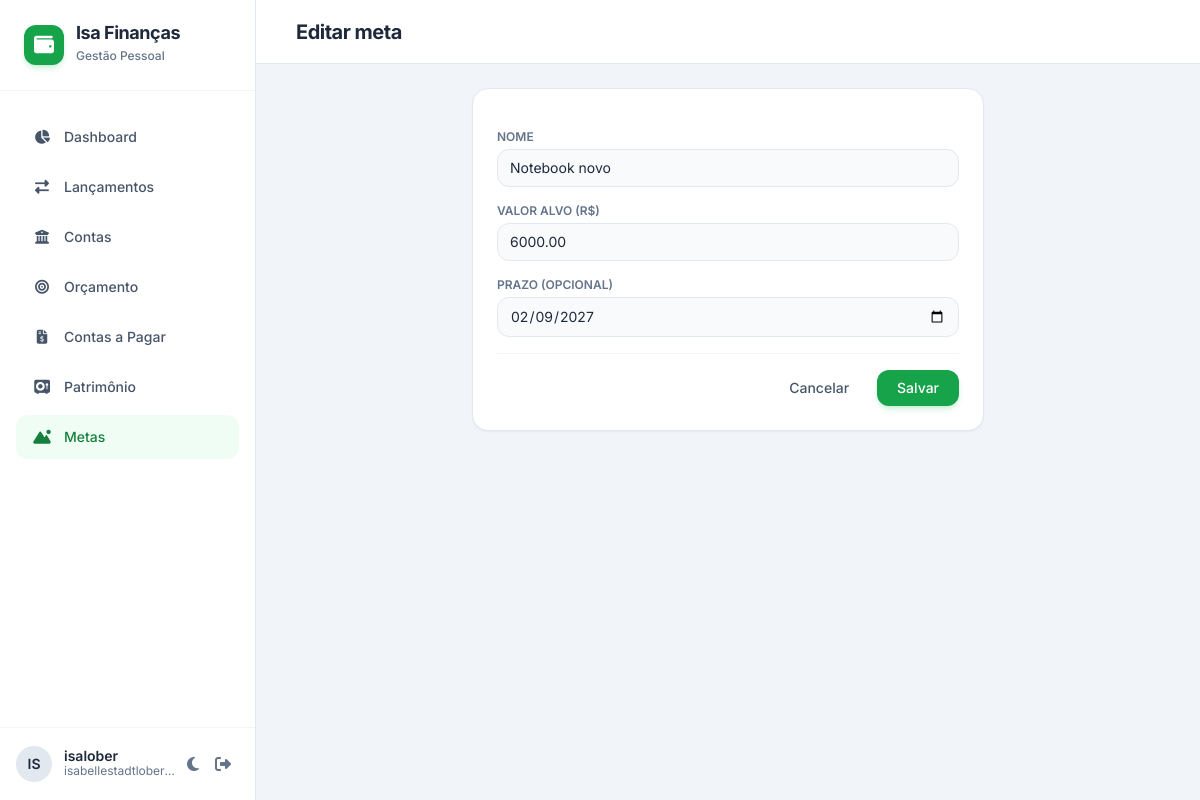
/metas/2/editar/ (signed in), run on the app's committed database.
### apps/metas/models.py (models this page shows, shortened)
class Meta(models.Model):
    nome = models.CharField(max_length=100)
    valor_alvo = models.DecimalField(max_digits=14, decimal_places=2)
    prazo = models.DateField(null=True, blank=True)
    class Meta:
        ordering = ["prazo", "nome"]

### apps/metas/views.py (the view)
# urls.py: path("<int:pk>/editar/", views.editar, name="editar"),
@login_required
def editar(request, pk):
    meta = get_object_or_404(Meta, pk=pk)
    form = MetaForm(request.POST or None, instance=meta)
    if request.method == "POST" and form.is_valid():
        form.save()
        messages.success(request, "Meta atualizada.")
        return redirect("metas:detalhe", pk=meta.pk)
    return render(request, "metas/form.html", {
        "form": form, "titulo": "Editar meta", "voltar": reverse("metas:detalhe", args=[meta.pk])})

### apps/metas/forms.py (shortened to what this page needs)
class MetaForm(forms.ModelForm):
    class Meta:
        model = Meta
        fields = ["nome", "valor_alvo", "prazo"]
        widgets = {"prazo": _widget_data()}
        labels = {"valor_alvo": "Valor alvo (R$)", "prazo": "Prazo (opcional)"}
    def __init__(self, *args, **kwargs):
        super().__init__(*args, **kwargs)
        self.fields["prazo"].input_formats = FORMATOS_DATA
        self.fields["valor_alvo"].widget.attrs["placeholder"] = "0,00"
        estilizar(self)

### apps/lancamentos/forms.py (called while the page is built)
def estilizar(form):
    for campo in form.fields.values():
        campo.widget.attrs["class"] = CLASSE_CAMPO

### templates/metas/form.html (shortened to what this page needs)
{% extends "base.html" %}
{% block h1 %}{{ titulo }}{% endblock %}
{% block content %}
<form method="post" class="max-w-lg mx-auto bg-white dark:bg-slate-800 rounded-2xl border border-slate-200 dark:border-slate-700 shadow-sm p-6 space-y-4">
  {% for campo in form %}
    {% include "partials/campo.html" with campo=campo %}
  {% endfor %}
  <div class="flex justify-end space-x-3 pt-4 border-t border-slate-100 dark:border-slate-700/50">
    <a href="{{ voltar }}" class="px-4 py-2 rounded-xl text-sm font-medium text-slate-600 dark:text-slate-400 hover:bg-slate-100 dark:hover:bg-slate-700 transition-colors">Cancelar</a>
    <button type="submit" class="px-5 py-2 rounded-xl text-sm font-medium bg-brand-600 hover:bg-brand-700 text-white shadow-md shadow-brand-500/20 transition-colors">Salvar</button>
  </div>
</form>
{% endblock %}

### templates/base.html (shortened to what this page needs)
<!DOCTYPE html>
<html lang="pt-BR" class="h-full">
<head>
  {% include "partials/head.html" %}
</head>
<body class="h-full bg-slate-100 dark:bg-slate-900 text-slate-800 dark:text-slate-100 transition-colors duration-200 flex flex-col overflow-hidden">
<div class="flex h-full w-full overflow-hidden">
  <aside id="sidebar" class="w-64 bg-white dark:bg-slate-800 border-r border-slate-200 dark:border-slate-700 flex flex-col z-20 transition-transform duration-300 -translate-x-full md:translate-x-0 absolute md:relative h-full">
    <div class="p-6 border-b border-slate-100 dark:border-slate-700/50 flex items-center justify-between">
      <div class="flex items-center space-x-3">
        <div class="w-10 h-10 rounded-xl bg-brand-600 text-white flex items-center justify-center font-bold text-xl shadow-md shadow-brand-500/20">
          <i class="fa-solid fa-wallet"></i>
        </div>
        <div>
          <h1 class="font-bold text-lg tracking-tight leading-none">Isa Finanças</h1>
          <span class="text-xs text-slate-500 dark:text-slate-400 font-medium">Gestão Pessoal</span>
        </div>
      </div>
    </div>
    <nav class="flex-1 px-4 py-6 space-y-1.5 overflow-y-auto custom-scrollbar">
      <a href="{% url 'dashboard' %}"
         class="flex items-center space-x-3 px-4 py-3 rounded-xl text-sm font-medium transition-colors {% if request.resolver_match.url_name == 'dashboard' %}bg-brand-50 text-brand-700 dark:bg-brand-950/40 dark:text-brand-400{% else %}text-slate-600 dark:text-slate-400 hover:bg-slate-50 dark:hover:bg-slate-700/50{% endif %}">
        <i class="fa-solid fa-chart-pie w-5 text-center"></i><span>Dashboard</span>
      </a>
      <a href="{% url 'lancamentos:lista' %}"
         class="flex items-center space-x-3 px-4 py-3 rounded-xl text-sm font-medium transition-colors {% if request.resolver_match.app_name == 'lancamentos' %}bg-brand-50 text-brand-700 dark:bg-brand-950/40 dark:text-brand-400{% else %}text-slate-600 dark:text-slate-400 hover:bg-slate-50 dark:hover:bg-slate-700/50{% endif %}">
        <i class="fa-solid fa-right-left w-5 text-center"></i><span>Lançamentos</span>
      </a>
      <a href="{% url 'contas:lista' %}"
         class="flex items-center space-x-3 px-4 py-3 rounded-xl text-sm font-medium transition-colors {% if request.resolver_match.app_name == 'contas' %}bg-brand-50 text-brand-700 dark:bg-brand-950/40 dark:text-brand-400{% else %}text-slate-600 dark:text-slate-400 hover:bg-slate-50 dark:hover:bg-slate-700/50{% endif %}">
        <i class="fa-solid fa-building-columns w-5 text-center"></i><span>Contas</span>
      </a>
      <a href="{% url 'orcamento:lista' %}"
         class="flex items-center space-x-3 px-4 py-3 rounded-xl text-sm font-medium transition-colors {% if request.resolver_match.app_name == 'orcamento' %}bg-brand-50 text-brand-700 dark:bg-brand-950/40 dark:text-brand-400{% else %}text-slate-600 dark:text-slate-400 hover:bg-slate-50 dark:hover:bg-slate-700/50{% endif %}">
        <i class="fa-solid fa-bullseye w-5 text-center"></i><span>Orçamento</span>
      </a>
      <a href="{% url 'pagar:lista' %}"
         class="flex items-center space-x-3 px-4 py-3 rounded-xl text-sm font-medium transition-colors {% if request.resolver_match.app_name == 'pagar' %}bg-brand-50 text-brand-700 dark:bg-brand-950/40 dark:text-brand-400{% else %}text-slate-600 dark:text-slate-400 hover:bg-slate-50 dark:hover:bg-slate-700/50{% endif %}">
        <i class="fa-solid fa-file-invoice-dollar w-5 text-center"></i><span>Contas a Pagar</span>
      </a>
      <a href="{% url 'patrimonio:index' %}"
         class="flex items-center space-x-3 px-4 py-3 rounded-xl text-sm font-medium transition-colors {% if request.resolver_match.app_name == 'patrimonio' %}bg-brand-50 text-brand-700 dark:bg-brand-950/40 dark:text-brand-400{% else %}text-slate-600 dark:text-slate-400 hover:bg-slate-50 dark:hover:bg-slate-700/50{% endif %}">
        <i class="fa-solid fa-vault w-5 text-center"></i><span>Patrimônio</span>
      </a>
      <a href="{% url 'metas:lista' %}"
         class="flex items-center space-x-3 px-4 py-3 rounded-xl text-sm font-medium transition-colors {% if request.resolver_match.app_name == 'metas' %}bg-brand-50 text-brand-700 dark:bg-brand-950/40 dark:text-brand-400{% else %}text-slate-600 dark:text-slate-400 hover:bg-slate-50 dark:hover:bg-slate-700/50{% endif %}">
        <i class="fa-solid fa-mountain-sun w-5 text-center"></i><span>Metas</span>
      </a>
    </nav>
    <div class="p-4 border-t border-slate-100 dark:border-slate-700/50 flex items-center justify-between">
      <div class="flex items-center space-x-3 min-w-0">
        <div class="w-9 h-9 shrink-0 rounded-full bg-slate-200 dark:bg-slate-700 flex items-center justify-center font-semibold text-sm">
          {{ request.user.username|slice:":2"|upper }}
        </div>
        <div class="min-w-0">
          <p class="text-sm font-semibold leading-none truncate">{{ request.user.get_full_name|default:request.user.username }}</p>
          <span class="text-xs text-slate-500 dark:text-slate-400 block truncate">{{ request.user.email|default:"sem e-mail" }}</span>
        </div>
      </div>
      <div class="flex items-center">
        <button onclick="toggleDarkMode()" class="p-2 rounded-lg text-slate-500 hover:bg-slate-100 dark:hover:bg-slate-700 transition-colors" title="Alternar tema">
          <i id="theme-icon" class="fa-solid fa-moon"></i>
        </button>
        <form method="post" action="{% url 'logout' %}">
          <button type="submit" class="p-2 rounded-lg text-slate-500 hover:bg-slate-100 dark:hover:bg-slate-700 transition-colors" title="Sair">
            <i class="fa-solid fa-right-from-bracket"></i>
          </button>
        </form>
      </div>
    </div>
  </aside>
  <main class="flex-1 flex flex-col h-full overflow-hidden relative">
    <header class="bg-white dark:bg-slate-800 border-b border-slate-200 dark:border-slate-700 h-16 px-6 flex items-center justify-between shrink-0 z-10">
      <div class="flex items-center space-x-4">
        <h2 class="text-xl font-bold tracking-tight">{% block h1 %}{% endblock %}</h2>
      </div>
    </header>
    <div class="flex-1 overflow-y-auto custom-scrollbar p-6 bg-slate-100 dark:bg-slate-900">
      {% block content %}{% endblock %}
    </div>
  </main>
</div>
</body>
</html>

### templates/partials/campo.html (shortened to what this page needs)
<div data-campo="{{ campo.name }}">
  <label for="{{ campo.id_for_label }}" class="block text-xs font-semibold text-slate-500 uppercase mb-1">{{ rotulo|default:campo.label }}</label>
  {{ campo }}
</div>

### templates/partials/head.html (style rules this page uses)
body { font-family: 'Inter', sans-serif; }

### data on the page
Meta: form "Notebook novo" "6000.00" "02/09/2027"

### other printed values
{{ request.user.username|slice:":2"|upper }} "IS"
{{ request.user.get_full_name|default:request.user.username }} "isalober"
{{ request.user.email|default:"sem e-mail" }} "isabellestadtlober…"
{{ titulo }} "Editar meta"
{{ rotulo|default:campo.label }} "NOME" "VALOR ALVO (R$)" "PRAZO (OPCIONAL)"
